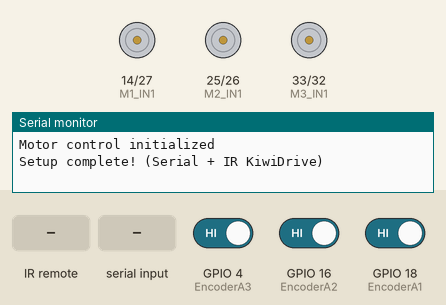
Recording of a sketch running on a simulated ESP32. Shown: motor-driver pin pairs drawn as motors (green arrow = first pin HIGH = forward, orange = second pin HIGH = backward, longer = more drive), the last lines printed to the serial monitor. The inputs (shaded band) are chosen by the test bench; at power-on: GPIO 4 (EncoderA3) HIGH, GPIO 16 (EncoderA2) HIGH, GPIO 18 (EncoderA1) HIGH.

Above: at 1.3 s.
1.4 s: infrared code 0x18 received
At 2.6 s:
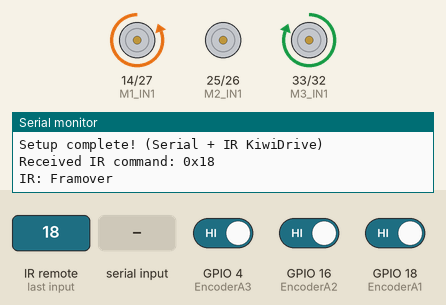
2.9 s: "90 45 200\n" received over Serial
At 3.5 s:
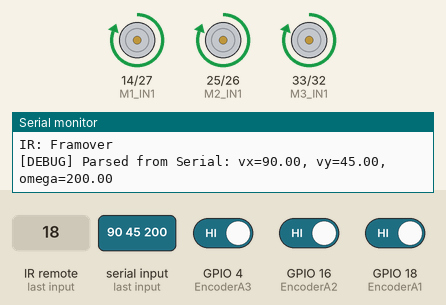
4.4 s: infrared code 0x52 received
At 6.6 s:
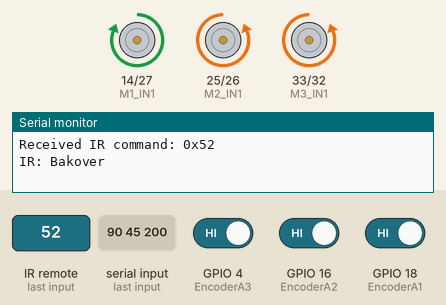
7.4 s: infrared code 0x8 received
At 8.9 s:
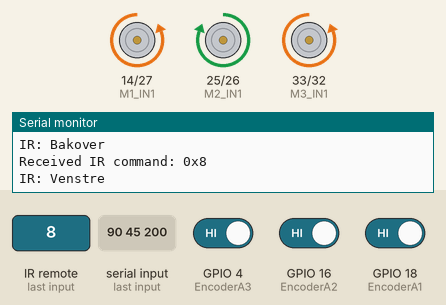
9.3 s: infrared code 0x5A received
At 11.7 s:
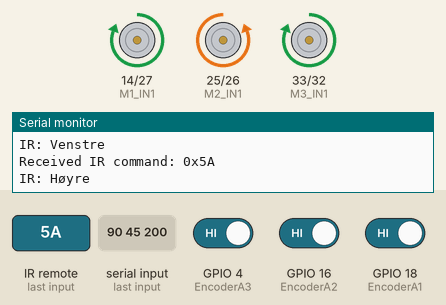
12.3 s: infrared code 0x1C received
At 12.8 s:
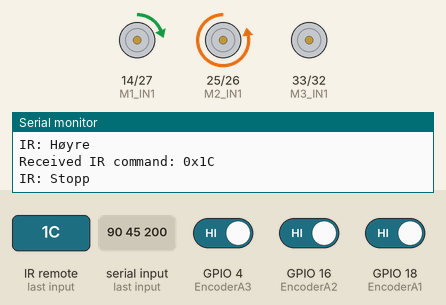
Timing chart, 0 to 15.0 s (numbered marks = the images above; inputs shaded):
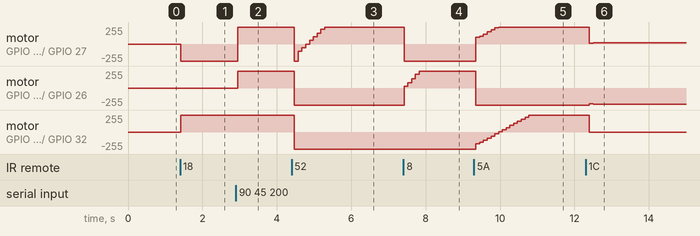

The sketch:

serielIRcontrol-fungerende.ino
```cpp
/*******************************************************
*  3MotorPIDloopKiwiSR_withIR.ino
*******************************************************/
#include <Arduino.h>
#include <IRremote.h>  // Legg til IRremote-biblioteket

// Inkluder "tabs" (filer) i samme mappe:
#include "KiwiDrive.ino"
#include "MotorControl.ino"

// ------------------ IR-konfigurasjon ------------------
const int IR_RECEIVE_PIN = 13;
decode_results results;

// Timeout for å nullstille hvis ingen IR-kommando:
const unsigned long IR_TIMEOUT = 99999999999999999999999; // ms
unsigned long lastIRReceiveTime = 0;

// ------------------ Encoder Pins --------------------
#define EncoderA1 18
#define EncoderB1 17
#define EncoderA2 16
#define EncoderB2 23
#define EncoderA3 4
#define EncoderB3 19

// ------------------ Motor / Gear Constants ----------
volatile long encoderCount1 = 0, encoderCount2 = 0, encoderCount3 = 0;
const float gearRatio = 75.8;
const int encoderCountsPerRevolution = 720;
const float wheelDiameter = 58.0; // mm
const float wheelCircumference = wheelDiameter * PI;

// ------------------ PID Global Variables ------------
float setpoint1 = 0, setpoint2 = 0, setpoint3 = 0;
float actualSpeed1 = 0, actualSpeed2 = 0, actualSpeed3 = 0;

double kp = 1.8, ki = 2.5, kd = 0.005;
double integral1 = 0, integral2 = 0, integral3 = 0;
double previousError1 = 0, previousError2 = 0, previousError3 = 0;

// Fremdriftsvariabler for KiwiDrive
// (både IR og Serial vil kunne sette disse)
float vx_mm = 0.0;     // Hastighet i X-retning (mm/s)
float vy_mm = 0.0;     // Hastighet i Y-retning (mm/s)
float omega_rad = 0.0; // Rotasjonshastighet (rad/s)

// ------------------ Funksjonsprototyper -------------
void readSerialCommands();
void IR_Check();  // Ny funksjon for IR
void updatePID(int motorID,
               volatile long &encoderCount,
               long &lastCount,
               volatile float &actualSpeed,
               float &setpoint,
               double &integral,
               double &previousError,
               void (*motorControl)(float),
               unsigned long deltaTime);

// ------------------ Encoder Interrupts --------------
void IRAM_ATTR readEncoder1() {
  bool encoderA = digitalRead(EncoderA1);
  bool encoderB = digitalRead(EncoderB1);
  encoderCount1 += (encoderA == encoderB) ? 1 : -1;
}
void IRAM_ATTR readEncoder2() {
  bool encoderA = digitalRead(EncoderA2);
  bool encoderB = digitalRead(EncoderB2);
  encoderCount2 += (encoderA == encoderB) ? 1 : -1;
}
void IRAM_ATTR readEncoder3() {
  bool encoderA = digitalRead(EncoderA3);
  bool encoderB = digitalRead(EncoderB3);
  encoderCount3 += (encoderA == encoderB) ? 1 : -1;
}

// -----------------------------------------------------
void setup() {
  Serial.begin(115200);
  delay(100);

  // IR-oppstart
  IrReceiver.enableIRIn(); // Aktiver mottak
  IrReceiver.begin(IR_RECEIVE_PIN, ENABLE_LED_FEEDBACK);
  lastIRReceiveTime = millis();

  // Motor & driver pins
  MotorControl_Init();

  // Encoders
  pinMode(EncoderA1, INPUT_PULLUP);
  pinMode(EncoderB1, INPUT_PULLUP);
  attachInterrupt(digitalPinToInterrupt(EncoderA1), readEncoder1, CHANGE);

  pinMode(EncoderA2, INPUT_PULLUP);
  pinMode(EncoderB2, INPUT_PULLUP);
  attachInterrupt(digitalPinToInterrupt(EncoderA2), readEncoder2, CHANGE);

  pinMode(EncoderA3, INPUT_PULLUP);
  pinMode(EncoderB3, INPUT_PULLUP);
  attachInterrupt(digitalPinToInterrupt(EncoderA3), readEncoder3, CHANGE);

  Serial.println("Setup complete! (Serial + IR KiwiDrive)");
}

// -----------------------------------------------------
void loop() {
  // 1) Les kommandoer fra Serial
  readSerialCommands();

  // 2) Sjekk IR-kommandoer
  IR_Check();

  // 3) Oppdater KiwiDrive-setpunkter (sum av evt. IR/Serial)
  //    Begge funksjoner skriver direkte til vx_mm, vy_mm, omega_rad
  KiwiDrive(vx_mm, vy_mm, omega_rad);

  // 4) Kjør PID hver ~100ms
  static long lastCount1 = 0, lastCount2 = 0, lastCount3 = 0;
  static unsigned long lastTime = 0;

  unsigned long currentTime = millis();
  unsigned long deltaTime = currentTime - lastTime;

  if (deltaTime >= 100) {
    updatePID(1, encoderCount1, lastCount1, actualSpeed1, setpoint1,
              integral1, previousError1, Motor1, deltaTime);

    updatePID(2, encoderCount2, lastCount2, actualSpeed2, setpoint2,
              integral2, previousError2, Motor2, deltaTime);

    updatePID(3, encoderCount3, lastCount3, actualSpeed3, setpoint3,
              integral3, previousError3, Motor3, deltaTime);

    lastTime = currentTime;
  }

  delay(20); // liten delay
}

/*******************************************************
* readSerialCommands()
* - Les en linje fra Serial (f.eks. "100 150 0.5")
* - Oppdaterer vx_mm, vy_mm, omega_rad
*******************************************************/
void readSerialCommands() {
  if (Serial.available() > 0) {
    String line = Serial.readStringUntil('\n');
    line.trim();
    if (line.length() > 0) {
      // Forsøk å parse inn i 3 floats: vx, vy, omega
      float x, y, w;
      int count = sscanf(line.c_str(), "%f %f %f", &x, &y, &w);
      if (count == 3) {
        vx_mm = x;
        vy_mm = y;
        omega_rad = w;
        Serial.print("[DEBUG] Parsed from Serial: vx=");
        Serial.print(vx_mm);
        Serial.print(", vy=");
        Serial.print(vy_mm);
        Serial.print(", omega=");
        Serial.println(omega_rad);
      } else {
        Serial.print("[ERROR] Could not parse: ");
        Serial.println(line);
      }
    }
  }
}

/*******************************************************
* IR_Check()
* - Les IR-kommandoer og sett vx_mm, vy_mm, omega_rad.
* - Nullstiller til 0,0,0 hvis ingen IR-kommandoer
*   er mottatt innen IR_TIMEOUT.
*******************************************************/
void IR_Check() {
  // Dersom vi har mottatt noe fra IR
  if (IrReceiver.decode()) {
    lastIRReceiveTime = millis();
    unsigned long cmd = IrReceiver.decodedIRData.command;

    Serial.print("Received IR command: 0x");
    Serial.println(cmd, HEX);

    switch (cmd) {
      case 0x18: // Forward
        vy_mm = 250.0;
        vx_mm = 0.0;
        omega_rad = 0.0;
        Serial.println("IR: Framover");
        break;
      case 0x52: // Backward
        vy_mm = -250.0;
        vx_mm = 0.0;
        omega_rad = 0.0;
        Serial.println("IR: Bakover");
        break;
      case 0x8:  // Left
        vx_mm = -250.0;
        vy_mm = 0.0;
        omega_rad = 0.0;
        Serial.println("IR: Venstre");
        break;
      case 0x5A: // Right
        vx_mm = 250.0;
        vy_mm = 0.0;
        omega_rad = 0.0;
        Serial.println("IR: Høyre");
        break;
      case 0x1C: // Stop
        vx_mm = 0.0;
        vy_mm = 0.0;
        omega_rad = 0.0;
        Serial.println("IR: Stopp");
        break;
      case 0xD:  // Rotate Right
        vx_mm = 0.0;
        vy_mm = 0.0;
        omega_rad = 2.0; // f.eks 2 rad/s
        Serial.println("IR: Rotate right");
        break;
      case 0x16: // Rotate Left
        vx_mm = 0.0;
        vy_mm = 0.0;
        omega_rad = -2.0;
        Serial.println("IR: Rotate left");
        break;
      default:
        Serial.println("IR: Unknown command");
        break;
    }

    IrReceiver.resume(); // Klar for neste mottak
  }

  // Sjekk om det er lenge siden siste IR-mottak
  if (millis() - lastIRReceiveTime > IR_TIMEOUT) {
    // Nullstill hvis ingen ny kommando
    // (NB: Kan endres hvis du ønsker å kombinere IR + Serial)
    vx_mm = 0.0;
    vy_mm = 0.0;
    omega_rad = 0.0;
  }
}

/*******************************************************
* updatePID()
* - Ligner på din eksisterende kode
*******************************************************/
void updatePID(int motorID,
               volatile long &encoderCount,
               long &lastCount,
               volatile float &actualSpeed,
               float &setpoint,
               double &integral,
               double &previousError,
               void (*motorControl)(float),
               unsigned long deltaTime)
{
  noInterrupts();
  long count = encoderCount - lastCount;
  lastCount = encoderCount;
  interrupts();

  // Calculate actual speed (mm/s)
  float rpm = (count / (float)encoderCountsPerRevolution)
              / (deltaTime / 60000.0)
              / gearRatio;
  actualSpeed = (rpm * wheelCircumference / 60.0);

  // PID
  float error = setpoint - actualSpeed;
  integral += error * (deltaTime / 1000.0);

  // Anti-windup limit
  const float integralLimit = 200.0;
  if (integral > integralLimit)  integral = integralLimit;
  if (integral < -integralLimit) integral = -integralLimit;

  float derivative = (error - previousError) / (deltaTime / 1000.0);
  double pidOutput = (kp * error) + (ki * integral) + (kd * derivative);

  // Constrain to [-255, 255]
  pidOutput = constrain(pidOutput, -255, 255);

  // Hvis saturert, "unwind" integral litt
  if (abs(pidOutput) >= 255) {
    integral -= error * (deltaTime / 1000.0);
  }

  // Kjør motor
  motorControl(pidOutput);

  // Debug (valgfritt)
  /*
  Serial.print("Motor "); Serial.print(motorID);
  Serial.print(" | SP="); Serial.print(setpoint);
  Serial.print(" | Act="); Serial.print(actualSpeed);
  Serial.print(" | Err="); Serial.print(error);
  Serial.print(" | PID="); Serial.println(pidOutput);
  */

  // Oppdater for neste iterasjon
  previousError = error;
}
```

KiwiDrive.ino
```cpp
/*******************************************************
 *  TAB 2: KiwiDrive.ino
 *******************************************************/
#ifndef KIWI_DRIVE_INO
#define KIWI_DRIVE_INO

// We need to use the global setpoints declared in the main tab
extern float setpoint1, setpoint2, setpoint3;

/**
 * KiwiDrive(vx_mm, vy_mm, omega_rad)
 *
 *  vx_mm, vy_mm: desired linear speeds in mm/s along the robot’s X and Y axes.
 *  omega_rad:    desired rotational speed in rad/s (positive = CCW, for example).
 *
 * This function calculates the desired per-wheel speeds (in mm/s)
 * for a 3-wheel Kiwi/omni platform and stores them in
 * setpoint1, setpoint2, setpoint3.
 */
void KiwiDrive(float vx_mm, float vy_mm, float omega_rad)
{
  // Wheel angles (assuming 3-wheel at 120° spacing).
  // We often do (60°, 180°, 300°) or (0°, 120°, 240°), etc.
  // Subtract 90 to align your coordinate system if needed.
  float angle1 = radians(  60 - 90 ); // = -30 deg
  float angle2 = radians( 180 - 90 ); // =  90 deg
  float angle3 = radians( 300 - 90 ); // = 210 deg

  // Calculate the translational component for each wheel
  float t1 = -sin(angle1)*vx_mm + cos(angle1)*-vy_mm;
  float t2 = -sin(angle2)*vx_mm + cos(angle2)*-vy_mm;
  float t3 = -sin(angle3)*vx_mm + cos(angle3)*-vy_mm;

  // We need to convert rotational speed (rad/s) into
  // a linear speed (mm/s) at each wheel's contact point.
  // That depends on the distance from the center to each wheel.
  // Let's define a constant "ROTATION_RADIUS" (in mm):
  float ROTATION_RADIUS = 75.0; // example: 75 mm from center to wheel
  // Then linear speed at the wheel = omega_rad * ROTATION_RADIUS
  // However, if your geometry differs (some Kiwi designs
  // incorporate different angles), you can tweak further.
  float rotational_linear_speed = omega_rad * ROTATION_RADIUS;

  // We add the same rotational component to each wheel
  // but note that direction might differ in some designs.
  // For a typical Kiwi, it’s each wheel the same sign.
  float w1 = t1 + rotational_linear_speed;
  float w2 = t2 + rotational_linear_speed;
  float w3 = t3 + rotational_linear_speed;

  // Assign to global PID setpoints (in mm/s)
  setpoint1 = w1;
  setpoint2 = w2;
  setpoint3 = w3;

  // Optional Debug:
  /*
  Serial.print("KiwiDrive => w1: "); Serial.print(w1);
  Serial.print(", w2: "); Serial.print(w2);
  Serial.print(", w3: "); Serial.print(w3);
  Serial.println(" mm/s");
  */
}

#endif // KIWI_DRIVE_INO
```

MotorControl.ino
```cpp
/*******************************************************
 *  TAB 3: MotorControl.ino
 *******************************************************/
#ifndef MOTOR_CONTROL_INO
#define MOTOR_CONTROL_INO

// Pin Definitions (adjust as needed)
const int M1_IN1 = 14;
const int M1_IN2 = 27;
const int M2_IN1 = 25;
const int M2_IN2 = 26;
const int M3_IN1 = 33;
const int M3_IN2 = 32;

/**
 * MotorControl_Init()
 *   Initializes all motor driver pins.
 */
void MotorControl_Init() {
  pinMode(M1_IN1, OUTPUT);
  pinMode(M1_IN2, OUTPUT);
  pinMode(M2_IN1, OUTPUT);
  pinMode(M2_IN2, OUTPUT);
  pinMode(M3_IN1, OUTPUT);
  pinMode(M3_IN2, OUTPUT);

  Serial.println("Motor control initialized");
}

/**
 * Motor1(float speed)
 *  speed in range [-255..+255]
 */
void Motor1(float speed) {
  if (speed > 0) {
    int pwmVal = constrain(speed, 0, 255);
    analogWrite(M1_IN1, pwmVal);
    analogWrite(M1_IN2, 0);
  } else if (speed < 0) {
    int pwmVal = constrain(-speed, 0, 255);
    analogWrite(M1_IN1, 0);
    analogWrite(M1_IN2, pwmVal);
  } else {
    analogWrite(M1_IN1, 0);
    analogWrite(M1_IN2, 0);
  }
}

/**
 * Motor2(float speed)
 *  speed in range [-255..+255]
 */
void Motor2(float speed) {
  if (speed > 0) {
    int pwmVal = constrain(speed, 0, 255);
    analogWrite(M2_IN1, pwmVal);
    analogWrite(M2_IN2, 0);
  } else if (speed < 0) {
    int pwmVal = constrain(-speed, 0, 255);
    analogWrite(M2_IN1, 0);
    analogWrite(M2_IN2, pwmVal);
  } else {
    analogWrite(M2_IN1, 0);
    analogWrite(M2_IN2, 0);
  }
}

/**
 * Motor3(float speed)
 *  speed in range [-255..+255]
 */
void Motor3(float speed) {
  if (speed > 0) {
    int pwmVal = constrain(speed, 0, 255);
    analogWrite(M3_IN1, pwmVal);
    analogWrite(M3_IN2, 0);
  } else if (speed < 0) {
    int pwmVal = constrain(-speed, 0, 255);
    analogWrite(M3_IN1, 0);
    analogWrite(M3_IN2, pwmVal);
  } else {
    analogWrite(M3_IN1, 0);
    analogWrite(M3_IN2, 0);
  }
}

#endif // MOTOR_CONTROL_INO
```

Measured:
- after the input at 1.4 s, motor on GPIO 14 (M1_IN1) / GPIO 27 (M1_IN2): stopped → backward 255/255 at once; motor on GPIO 33 (M3_IN1) / GPIO 32 (M3_IN2): stopped → forward 255/255 at once
- after the input at 2.9 s, motor on GPIO 14 (M1_IN1) / GPIO 27 (M1_IN2): backward 255/255 → forward 255/255 after 0.05 s; motor on GPIO 25 (M2_IN1) / GPIO 26 (M2_IN2): stopped → forward 255/255 after 0.05 s
- after the input at 4.4 s, motor on GPIO 14 (M1_IN1) / GPIO 27 (M1_IN2): forward 255/255 → backward 255/255 after 0.07 s, → backward 110/255 0.10 s later, → backward 55/255 0.10 s later, → stopped 0.10 s later, … (9 changes in this stretch); motor on GPIO 25 (M2_IN1) / GPIO 26 (M2_IN2): forward 255/255 → backward 255/255 after 0.07 s
- after the input at 7.4 s, motor on GPIO 14 (M1_IN1) / GPIO 27 (M1_IN2): forward 255/255 → backward 255/255 at once; motor on GPIO 25 (M2_IN1) / GPIO 26 (M2_IN2): moves from backward 255/255 to forward 255/255 over 0.41 s, starting at once
- after the input at 9.3 s, motor on GPIO 14 (M1_IN1) / GPIO 27 (M1_IN2): moves from backward 255/255 to forward 255/255 over 0.61 s, starting after 0.05 s; motor on GPIO 25 (M2_IN1) / GPIO 26 (M2_IN2): forward 255/255 → backward 255/255 after 0.05 s
- after the input at 12.3 s, motor on GPIO 14 (M1_IN1) / GPIO 27 (M1_IN2): forward 255/255 → forward 14/255 after 0.10 s, → forward 20/255 0.10 s later; motor on GPIO 25 (M2_IN1) / GPIO 26 (M2_IN2): backward 255/255 → backward 233/255 after 0.10 s, → backward 245/255 0.10 s later
